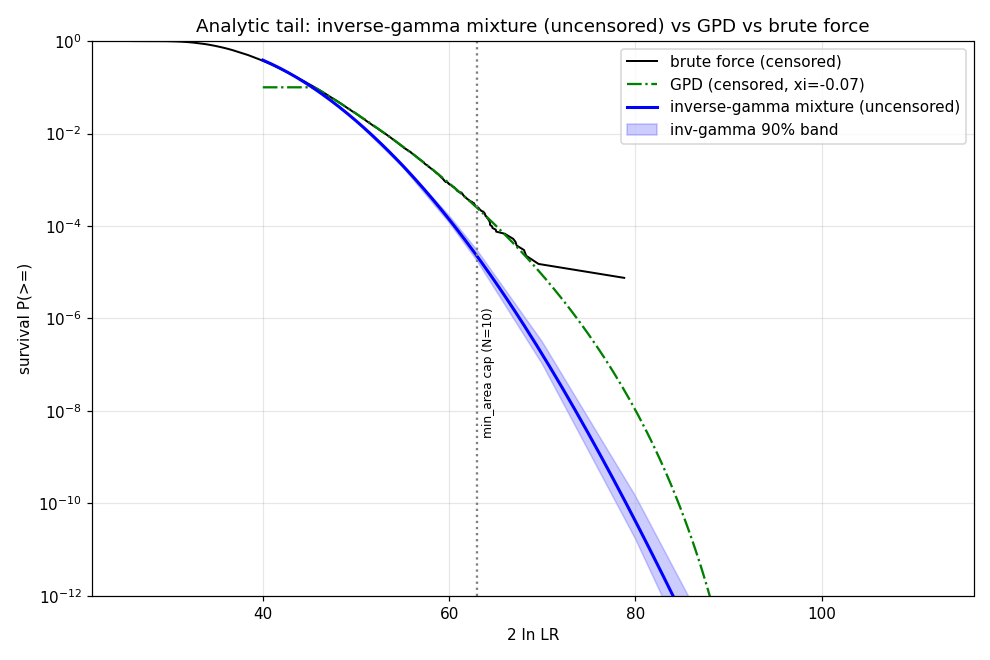

Source code (Python):
#!/usr/bin/env python3
"""Principled analytic tail extrapolator: per-N' inverse-gamma mixture (uncensored)
+ GPD/POT cross-check, both with confidence bands. Fast (no hull MC).

WHY this beats GPD-on-the-raw-data: the brute-force statistic is censored by min_area
(it drops S'<0.5 => caps R at 6.28n per N'=n), so a GPD fit to it sees a spuriously
light, finite-endpoint tail and UNDER-states rare events. But Finding #2 proved
R|N'=n ~ scaled inverse-gamma(shape k(n)) EXACTLY, and inverse-gamma has an analytic
polynomial tail R^-k(n). So:

  1. fit inverse-gamma to R|n using only the UNCENSORED BODY of each n (R < 0.8*cap_n);
  2. the marginal survival is  P(2lnLR>u) = sum_n P(N'=n) * P(R > R*(u,n) | n),
     with R*(u,n) the (monotone) inverse of 2lnLR(n,R)=u and the conditional tail taken
     from the analytic inverse-gamma -> extrapolates PAST the censoring, for free;
  3. bootstrap over clusters for confidence bands.

Reports brute-force (ground truth, censored), GPD (censored lower bound), and the
inverse-gamma mixture (uncensored, recommended), with z and 90% CI. eps=1.20.
"""
import os, numpy as np, pandas as pd
from numpy.random import default_rng
from scipy import stats, optimize
import matplotlib; matplotlib.use("Agg"); import matplotlib.pyplot as plt

HERE=os.path.dirname(__file__); N,RAD,EPS=10000,100,1.20; LAM0=N/(np.pi*RAD**2)
rng=default_rng(2718)
CAP=lambda n: n/(0.5*LAM0)                      # min_area=0.5 censoring cap on R for count n

def twolnLR(n,R):
    mu=n/R                                       # mu=lambda0*S', and n/mu=R
    return 2*(n*np.log(R)+(N-n)*np.log((N-n)/(N-mu)))

def Rstar(u,n):
    """invert 2lnLR(n,R)=u for R>1 (monotone increasing)."""
    f=lambda R: twolnLR(n,R)-u
    if f(1.0001)>0: return 1.0001
    hi=1e6
    return optimize.brentq(f,1.0001,hi)

def load():
    df=pd.read_csv(os.path.join(HERE,"..","simdata","v2",f"simulation_data_N{N}_radius{RAD}_eps{EPS:.2f}.csv"))
    d=df[(df.S_prime!=-1)&(df.N_prime!=-1)]
    n=d.N_prime.values.astype(int); S=d.S_prime.values; R=(n/S)/LAM0
    return n,R

def fit_per_n(nv,Rv,nmax=20):
    """inverse-gamma shape/scale per n, fit on the uncensored body R<0.8*cap_n."""
    occ={}; fits={}
    for n in range(10,nmax+1):
        m=nv==n; w=m.mean()
        if w<2e-4: continue
        occ[n]=w
        r=Rv[m]; body=r[r<0.8*CAP(n)]           # avoid the censored region
        if len(body)<300:
            fits[n]=None; continue
        sh,_,sc=stats.invgamma.fit(body,floc=0)
        fits[n]=(sh,sc)
    s=sum(occ.values()); occ={k:v/s for k,v in occ.items()}   # renormalize over kept n
    return occ,fits

def marginal_sf(u,occ,fits):
    p=0.0
    for n,w in occ.items():
        if fits[n] is None: continue
        sh,sc=fits[n]
        Rs=Rstar(u,n)
        p+=w*stats.invgamma.sf(Rs,sh,0,sc)       # analytic UNCENSORED conditional tail
    return p

def gpd_sf_factory(stat,q=0.90):
    u0=np.quantile(stat,q); exc=stat[stat>u0]-u0; zeta=len(exc)/len(stat)
    xi,_,sig=stats.genpareto.fit(exc,floc=0)
    return (lambda u: zeta*stats.genpareto.sf(np.asarray(u)-u0,xi,0,sig)), xi,u0

def z_of(p): return stats.norm.isf(np.clip(p,1e-300,1-1e-12))

def main():
    nv,Rv=load()
    Lv=twolnLR(nv.astype(float),Rv)
    print(f"eps={EPS}: {len(nv)} clusters; max 2lnLR={Lv.max():.1f}")
    occ,fits=fit_per_n(nv,Rv)
    print("per-N' inverse-gamma (body fit): " + ", ".join(
        f"n{n}:k={fits[n][0]:.1f}(w{occ[n]:.2f})" for n in sorted(occ) if fits[n]))

    gpd,xi,u0=gpd_sf_factory(Lv)
    print(f"GPD on 2lnLR: xi={xi:+.3f}, u0={u0:.1f} (censored lower bound)\n")

    # bootstrap the inverse-gamma mixture (resample clusters)
    grid=np.array([50,55,60,63,70,80,90,100,110],float)
    B=120; boot=np.zeros((B,len(grid)))
    for b in range(B):
        idx=rng.integers(0,len(nv),len(nv))
        o,f=fit_per_n(nv[idx],Rv[idx])
        boot[b]=[marginal_sf(u,o,f) for u in grid]
    lo,hi=np.nanpercentile(boot,5,axis=0),np.nanpercentile(boot,95,axis=0)
    mix=np.array([marginal_sf(u,occ,fits) for u in grid])
    bf =np.array([np.mean(Lv>u) for u in grid])
    gp =gpd(grid)

    print("  2lnLR | bruteforce(cens) |  GPD(cens) | inv-gamma MIX [90% CI]        | z_mix")
    for i,u in enumerate(grid):
        bfs=f"{bf[i]:.2e}" if bf[i]>0 else " 0 (cens)"
        print(f"   {u:5.0f} |   {bfs:>11}    | {gp[i]:.2e} | {mix[i]:.2e} [{lo[i]:.1e},{hi[i]:.1e}] | {z_of(mix[i]):5.2f}")

    # holdout: fit inverse-gamma mix on data, predict where brute force has events -> compare
    print("\n  holdout vs brute-force (where brute force still has events):")
    print("   2lnLR | inv-gamma mix | brute force | ratio")
    for u in (60,66,72,78):
        pe=np.mean(Lv>u); pm=marginal_sf(u,occ,fits)
        print(f"   {u:4d} |   {pm:.2e}   |  {pe:.2e}  | {pm/pe:.2f}" if pe>0 else f"   {u:4d} |   {pm:.2e}   |   0(cens)  |  —")

    pd.DataFrame(dict(twolnLR=grid,p_bruteforce=bf,p_gpd=gp,p_invgamma_mix=mix,
                      lo=lo,hi=hi,z_mix=z_of(mix))).to_csv(os.path.join(HERE,"tail_analytic_table.csv"),index=False)

    fig,ax=plt.subplots(figsize=(9,6)); us=np.linspace(40,112,160)
    ax.semilogy(np.sort(Lv),1-np.arange(len(Lv))/len(Lv),'k-',lw=1.3,label='brute force (censored)')
    ax.semilogy(us,[gpd(u) for u in us],'g-.',lw=1.5,label=f'GPD (censored, xi={xi:+.2f})')
    mm=[marginal_sf(u,occ,fits) for u in us]
    ax.semilogy(us,mm,'b-',lw=2,label='inverse-gamma mixture (uncensored)')
    ax.fill_between(grid,lo,hi,color='b',alpha=0.2,label='inv-gamma 90% band')
    ax.axvline(63,ls=':',c='grey'); ax.text(63.5,3e-9,'min_area cap (N=10)',rotation=90,fontsize=8)
    ax.set_xlabel('2 ln LR'); ax.set_ylabel('survival P(>=)'); ax.set_ylim(1e-12,1); ax.legend(); ax.grid(alpha=0.3)
    ax.set_title('Analytic tail: inverse-gamma mixture (uncensored) vs GPD vs brute force')
    fig.tight_layout(); fig.savefig(os.path.join(HERE,'tail_analytic.png'),dpi=110); plt.close(fig)
    print("\nwrote tail_analytic_table.csv, tail_analytic.png")

if __name__=="__main__":
    main()
